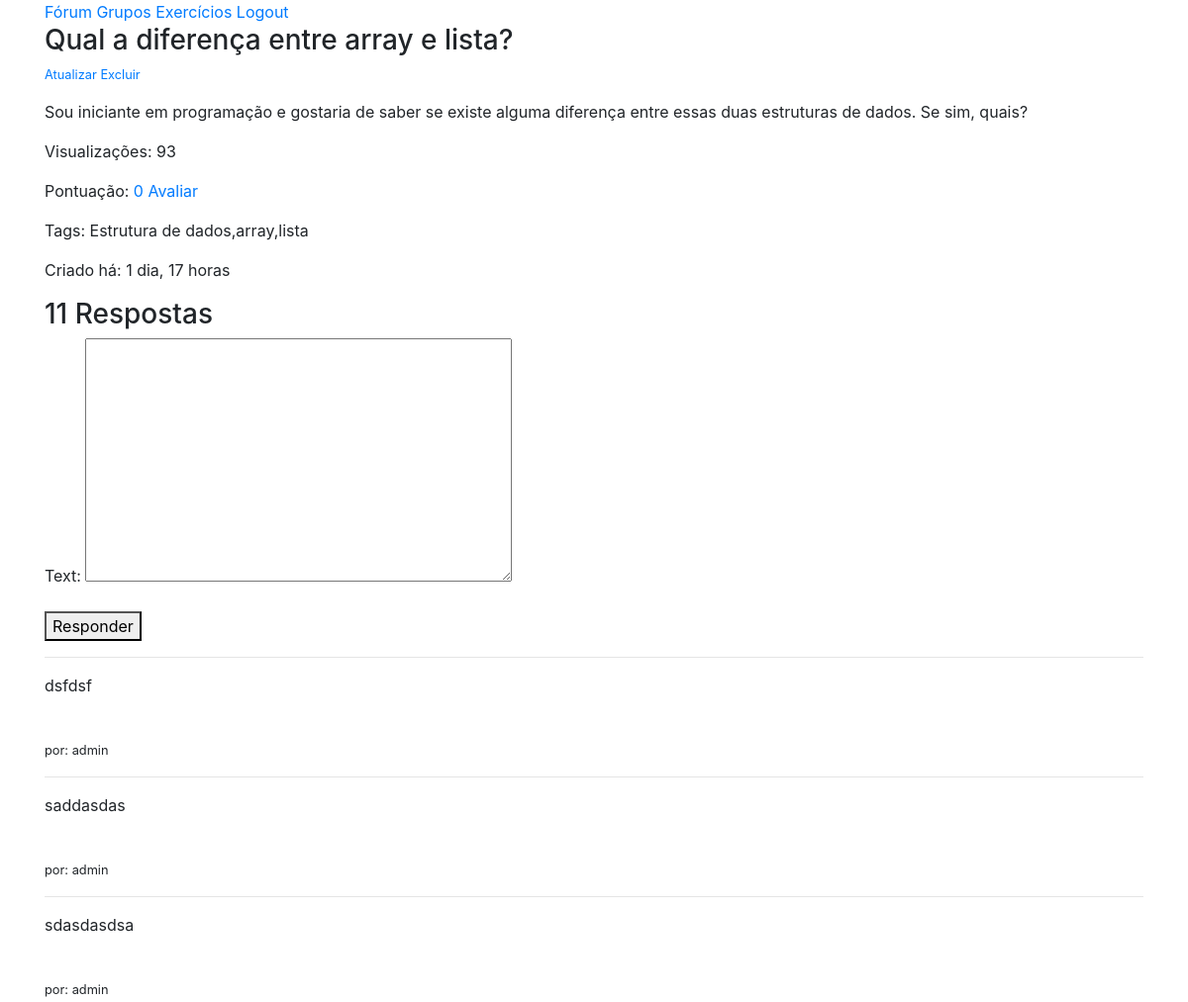
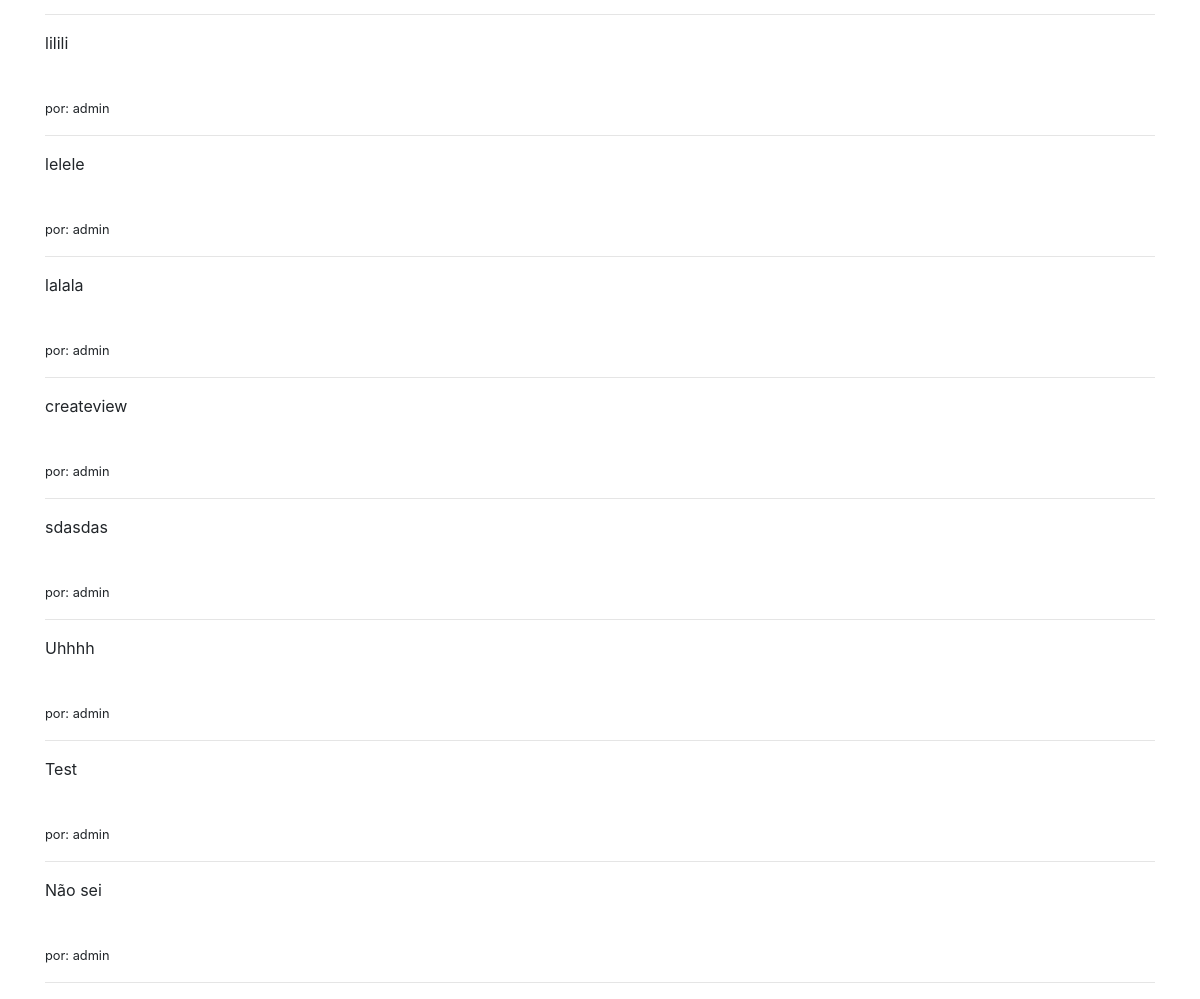
Page /forum/qual-a-diferenca-entre-array-e-lista/ (signed in) on the committed database (2 pictures, top to bottom).
### forum/models.py (models this page shows, shortened)
class Question(models.Model):
    user = models.ForeignKey(User, on_delete=models.CASCADE)
    title = models.CharField(max_length=120)
    text = models.TextField(max_length=500)
    views = models.IntegerField(default=0)
    likes = models.ManyToManyField(User, related_name='likes')
    tags = models.TextField(help_text='Separar tags por vírgula.')
    published = models.DateTimeField(auto_now_add=True)
    updated = models.DateTimeField(auto_now=True)
    slug = models.SlugField(max_length=200, blank=True, null=True)
    objects = QuestionManager()
    class Meta:
        ordering = ['-published']
    def __str__(self):
        return self.title
    def get_toggle_like_url(self):
        return reverse('forum:toggle-like', kwargs={'slug': self.slug})
    def get_toggle_like_api_url(self):
        return reverse('forum:toggle-like-api', kwargs={'slug': self.slug})
    def increment_visualization(self):
        self.views += 1
        self.save()

class Answer(models.Model):
    user = models.ForeignKey(User, on_delete=models.CASCADE)
    question = models.ForeignKey(Question, on_delete=models.CASCADE)
    text = models.TextField(max_length=500)
    likes = models.ManyToManyField(User, related_name='answer_likes', blank=True)
    published = models.DateTimeField(auto_now_add=True)
    updated = models.DateTimeField(auto_now=True)

### forum/views.py (the view)
# urls.py: path('<str:slug>/', views.QuestionDetailView.as_view(), name='detail'),
class QuestionDetailView(DetailView):
    def get_context_data(self, **kwargs):
        context = super(QuestionDetailView, self).get_context_data(**kwargs)
        context['form'] = AnswerForm
        return context
    def get_object(self, *args, **kwargs):
        question = Question.objects.get(slug=self.kwargs['slug'])
        question.increment_visualization()
        return question

### forum/models.py (called while the page is built)
def pre_save_receiver(sender, instance, *args, **kwargs):
    if not instance.slug:
        instance.slug = unique_slug_generator(instance)

    def get_queryset(self):
        return QuestionQuerySet(self.model, using=self._db)

### forum/templates/forum/question_detail.html (shortened to what this page needs)
{% extends 'base.html' %}
{% block content %}
    <h3>{{ question }}</h3>
    {% if user == question.user %}
        <small><p><a href="{% url 'forum:update' question.slug %}">Atualizar</a>
            <a href="{% url 'forum:delete' question.slug %}">Excluir</a></p></small>
    {% endif %}
    <p>{{ question.text }}</p>
    <p>Visualizações: {{ question.views }}</p>
    <p>Pontuação: <a class="like-btn" id="like-btn" data-href="{{ question.get_toggle_like_api_url }}" data-likes="{{ question.likes.count }}" href="{{ question.get_toggle_like_url }}"> {{ question.likes.count }} Avaliar</a></p>
    <p>Tags: {{ question.tags }}</p>
    <p>Criado há: {{ question.published|timesince }}</p>
    <h3>{{ question.answer_set.count }} Resposta{{ question.answer_set.count|pluralize }}</h3>
    <form method="post" action="{% url 'forum:answer' question.slug %}">
        {{ form.as_p }}
        <button type="submit">Responder</button>
    </form>
    <hr>
    {% for answer in question.answer_set.all reversed %}
        <p>{{ answer.text }} </p><br/>
        <p><small> por: {{ answer.user.username }}</small></p>
        <hr>
        {% empty %}
        <p>Nenhuma resposta foi publicada.</p>
    {% endfor %}
{% endblock  %}

### rows in the picture
Question: title "Qual a diferença entre array e lista?", text "Sou iniciante em programação e gostaria de saber se existe alguma diferença entre essas duas estruturas de dados. Se sim, quais?", views "93", likes.count "0", tags "Estrutura de dados,array,lista", published "1 dia, 17 horas", answer_set.count "11"
Answer: text "dsfdsf", user.username "admin"
Answer: text "saddasdas", user.username "admin"
Answer: text "sdasdasdsa", user.username "admin"
Answer: text "lilili", user.username "admin"
Answer: text "lelele", user.username "admin"
Answer: text "lalala", user.username "admin"
Answer: text "createview", user.username "admin"
Answer: text "sdasdas", user.username "admin"
Answer: text "Uhhhh", user.username "admin"
Answer: text "Test", user.username "admin"
Answer: text "Não sei", user.username "admin"
